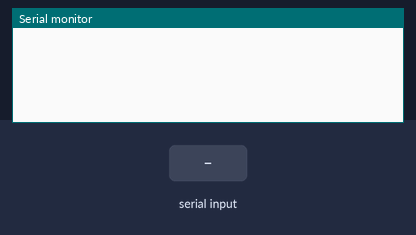
Bench run of a sketch on a simulated ESP32. On the bench: the last lines printed to the serial monitor. The inputs (shaded band) are chosen by the test bench.

Above: at 1.2 s.
1.3 s: "restart\n" received over the second serial link
At 1.8 s:
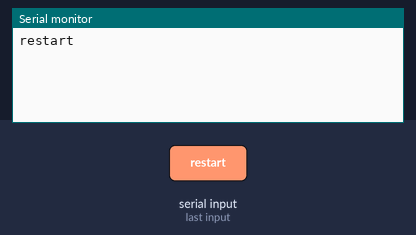
2.8 s: "1\n" received over the second serial link
At 4.2 s:
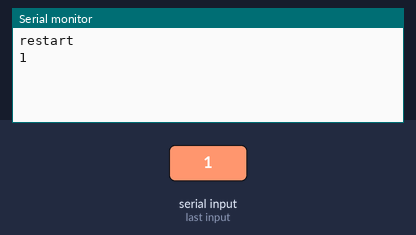

The sketch:

raw_nmea.ino
```cpp
#include <HardwareSerial.h>

HardwareSerial GPS(2);  // Use UART2 on ESP32

void setup() {
    Serial.begin(115200);    // Serial monitor
    GPS.begin(9600, SERIAL_8N1, 27, 32);  // GPS module at 9600 baud (TX=16, RX=17)
}

void loop() {

  if (Serial.available()) {
    String input = Serial.readStringUntil('\n');
    input.trim();
    if (input == "restart") {
      delay(100);
      ESP.restart();
    }
  }
    while (GPS.available()) {
        char c = GPS.read();
        Serial.print(c);  // Print raw NMEA sentence to Serial Monitor
        // Serial.println("\n\n\n\n");
    }
}
```

Measured:
- after the input at 1.3 s, the serial monitor: prints a new line at once (image 1)
- after the input at 2.8 s, the serial monitor: prints a new line at once (image 2)
